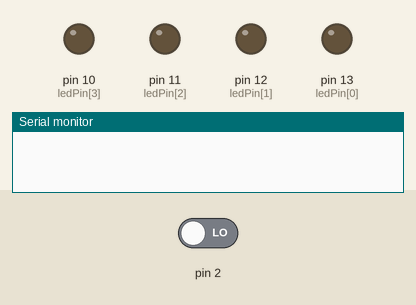
Simulated run of this sketch. Board: Arduino Uno, built with avr-gcc and run on an emulated ATmega328P. Shown: output pins drawn as LEDs (lit = HIGH), the last lines printed to the serial monitor. Inputs (shaded band) come from the test bench; at power-on: pin 2 LOW.

Above: at 1.2 s.
1.3 s: pin 2 driven HIGH
At 1.6 s:
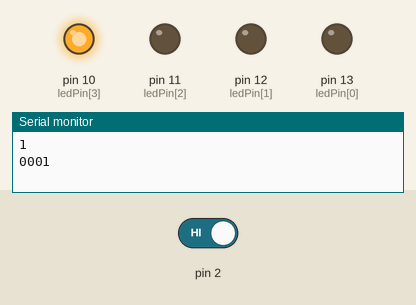
At 16.0 s:
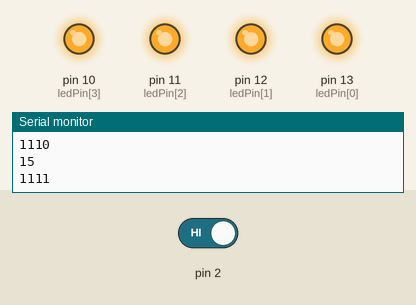
Timing chart, 0 to 19.3 s (numbered marks = the images above; inputs shaded):
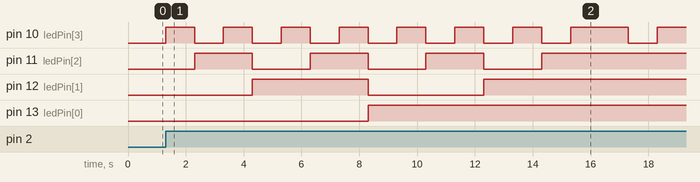

Measured:
- after the input at 1.3 s, pin 10 (ledPin[3]): goes 7 × (HIGH 1.0 s, LOW 1.0 s), HIGH 2.0 s, LOW 1.0 s, then HIGH, starting at once; pin 11 (ledPin[2]): alternates HIGH for 2.0 s and LOW for 2.0 s, 7 changes in all, then stays HIGH, starting after 1.0 s

The sketch:

4_bit_led_binary_counter_with_button1.ino
```cpp
int ledPin[] = {13, 12, 11, 10};
int buttonState = 0;

void setup()
{
  for (int i = 0; i < 4; i++) {
    pinMode(ledPin[i], OUTPUT);
  }
  Serial.begin(9600);
}

void loop()
{
  buttonState = digitalRead(2);
  if (buttonState == HIGH) {
    for (int i = 1; i < 16; i++) {
      Serial.println(i);
      binaryCounter(i);
      Serial.println();
      delay(1000);
    }
  }
}

void binaryCounter(int n) {
  int pin = 3;
  int binary [] = {0, 0, 0, 0};
  while (n > 0) {
    if (n % 2 == 1) {
      digitalWrite(ledPin[pin], HIGH);
      binary [pin] = 1;
    } else {
      digitalWrite(ledPin[pin], LOW);
    }
    n = n / 2;
    pin--;
  }
  Serial.print(binary[0]);
  Serial.print(binary[1]);
  Serial.print(binary[2]);
  Serial.print(binary[3]);
}
```
